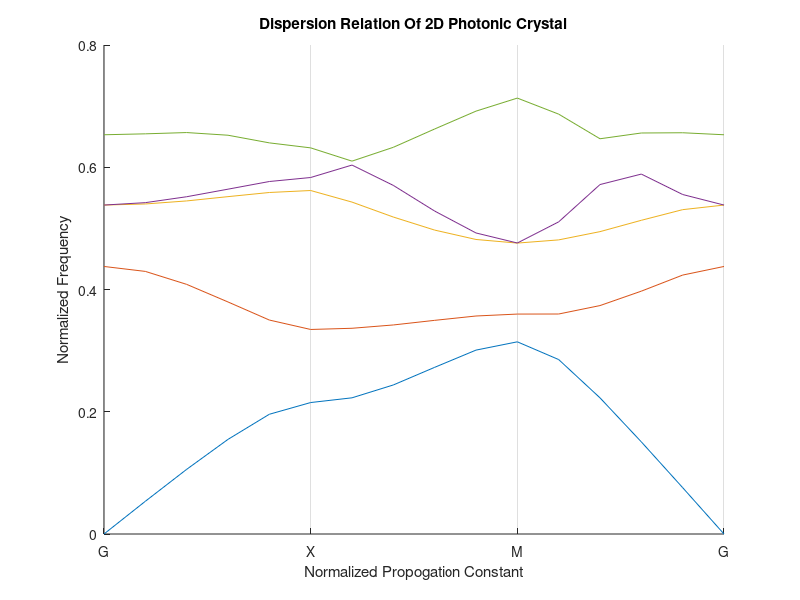

Reproduce this figure in MATLAB.
clc;
close all;
clear all;

a=1e-6;

r=0.4*a;

eps1=9;
eps2=1;

kvec=5;

nG=4;

nodes_discret=50;


nx=1;
for countX=-a/2:a/nodes_discret:a/2
    ny=1;
        for countY=-a/2:a/nodes_discret:a/2

            if(sqrt(countX^2+countY^2)<r)

                struct(nx,ny)=1/eps2;

                xSet(nx)=countX;
                ySet(ny)=countY;
            else
                struct(nx,ny)=1/eps1;
                xSet(nx)=countX;
                ySet(ny)=countY;
            end
           ny=ny+1;
        end
    nx=nx+1;
end

dS=(a/nodes_discret)^2;

xMesh=meshgrid(xSet(1:length(xSet)-1));
yMesh=meshgrid(ySet(1:length(ySet)-1))';


structMesh=struct(1:length(xSet)-1,1:length(ySet)-1)*dS/(max(xSet)-min(xSet))^2;

kx(1:kvec+1)=0:pi/a/kvec:pi/a;
ky(1:kvec+1)=zeros(1,kvec+1);
kx(kvec+2:kvec+kvec+1)=pi/a;
ky(kvec+2:kvec+kvec+1)=pi/a/kvec:pi/a/kvec:pi/a;
kx(kvec+2+kvec:kvec+kvec+1+kvec)=pi/a-pi/a/kvec:-pi/a/kvec:0;
ky(kvec+2+kvec:kvec+kvec+1+kvec)=pi/a-pi/a/kvec:-pi/a/kvec:0;

numG=1;

for Gx=-nG*2*pi/a:2*pi/a:nG*2*pi/a
for Gy=-nG*2*pi/a:2*pi/a:nG*2*pi/a
G(numG,1)=Gx;
G(numG,2)=Gy;
numG=numG+1;
end
end

for countG=1:numG-1
for countG1=1:numG-1
CN2D_N(countG,countG1)=sum(sum(structMesh.*exp(1i*((G(countG,1)-G(countG1,1))*xMesh+(G(countG,2)-G(countG1,2))*yMesh))));
end
end

for countG=1:numG-1
for countG1=1:numG-1
for countK=1:length(kx)
M(countK,countG,countG1)=CN2D_N(countG,countG1)*((kx(countK)+G(countG,1))*(kx(countK)+G(countG1,1))+(ky(countK)+G(countG,2))*(ky(countK)+G(countG1,2)));

end
end
end

for countK=1:length(kx)

MM(:,:)=M(countK,:,:);

[D V]=eig(MM);

dispe(:,countK)=sqrt(V*ones(length(V),1))*a/2/pi;
end

figure(3);

ax1=axes;

hold on;

for u=1:5
plot(abs(dispe(u,:)));

end

set(ax1,'xtick',[1 kvec+1 2*kvec+1 3*kvec+1]);
set(ax1,'xticklabel',['G';'X';'M';'G']);
ylabel('Normalized Frequency');
xlabel('Normalized Propogation Constant');

xlim([1 16])
set(ax1,'XGrid','on');
title('Dispersion Relation Of 2D Photonic Crystal');
